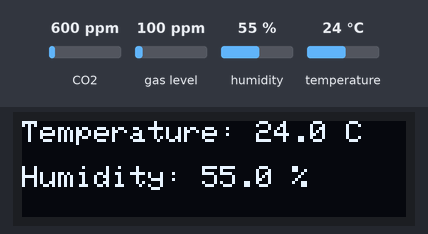
Recording of a program running on a simulated ESP32. Shown: 128×32 one-colour display. Inputs (shaded band) come from the test bench; at power-on: CO2 600 ppm, gas level 100 ppm, humidity 55 %, temperature 24 °C. WiFi joins after 1.5 s; servers stay silent unless stated; the display library's start-up logo is not drawn; the local clock reads 2024-03-15 10:24:30 at power-on unless the program sets it; what the program prints to the serial monitor is not drawn.

Above: at 2.6 s.

The program:

main.cpp
```cpp
/* Arduino Libraries */
#include "ArduinoJson.h"
#include "base64.h"
#include <WiFiClient.h>
#include "SPIFFS.h"
#include "ESPAsyncWebServer.h"
#include "WiFi.h"
#include <ESPmDNS.h>
#include "string.h"
#include <HTTPClient.h>

// sensor libs
#include "Adafruit_Sensor.h"
#include "DHT.h"
#include <DHT_U.h>
#include "Adafruit_SGP30.h"

#include <SPI.h>
#include <Wire.h>
#include <Adafruit_GFX.h>
#include <Adafruit_SSD1306.h>

/* My includes */
#include "html.h"
#include "secrets.h"

// Instantiate class variables
AsyncWebServer server(80);
WiFiClientSecure client;

// wifi check and send data interval
unsigned long intervalMillis = 10*60000;
unsigned long previousMillis = 0;

String api_url = "https://8cdgfq0r3c.execute-api.us-east-1.amazonaws.com/TestV01/sensor-data";

// DHT config
const int DHTPIN = 26;
#define DHTTYPE    DHT11
DHT_Unified dht(DHTPIN, DHTTYPE);

// structs for sensor data
struct dhtData{
    float temperature;
    float humidity;
    bool readSucess = false;
    dhtData(float temperature,float humidity,bool readSucess):temperature(temperature), humidity(humidity), readSucess(readSucess){}
};

// sgp30 config
Adafruit_SGP30 sgp;

struct sgp30Data{
    uint16_t tvoc; // ppb
    uint16_t eco2; // ppm
    bool readSuccess = false;
    sgp30Data(uint16_t tvoc, uint16_t eco2, bool readSuccess):tvoc(tvoc), eco2(eco2), readSuccess(readSuccess){}
};

// 0.96 i2c display config
#define WIRE Wire
Adafruit_SSD1306 display = Adafruit_SSD1306(128, 32, &WIRE);


// time config, using HKT (GMT+8)
const char* ntpServer = "pool.ntp.org";
const long  gmtOffset_sec = 28800;
const int   daylightOffset_sec = 0;
// interval to update time
unsigned long timePreviousMillis = 0;
unsigned long timeIntervalMillis = 60000;

dhtData readDHT(){
    bool readSucess = false;
    float temperature = 0;
    float humidity = 0;
    sensors_event_t event;
    dht.temperature().getEvent(&event);
    if (isnan(event.temperature)) {
        Serial.println(F("Error reading temperature!"));
    }
    else {
        Serial.print(F("Temperature: "));
        Serial.print(event.temperature);
        Serial.println(F("°C"));
        temperature = event.temperature;
    }
    // Get humidity event and print its value.
    dht.humidity().getEvent(&event);
    if (isnan(event.relative_humidity)) {
        Serial.println(F("Error reading humidity!"));
    }
    else {
        Serial.print(F("Humidity: "));
        Serial.print(event.relative_humidity);
        Serial.println(F("%"));
        humidity = event.relative_humidity;
    }

    return {temperature, humidity, false};
}

sgp30Data readSGP30(){
    bool readSucess = false;
    uint16_t tvoc = 0;
    uint16_t eco2 = 0;
    if (! sgp.IAQmeasure()) {
        Serial.println("SGP30 Measurement failed");
    }
    else{
        tvoc = sgp.TVOC;
        eco2 = sgp.eCO2;
        Serial.print("TVOC "); Serial.print(tvoc); Serial.print(" ppb\t");
        Serial.print("eCO2 "); Serial.print(eco2); Serial.println(" ppm");
    }
    return {tvoc, eco2, readSucess};
}

void printToDisplay(){
    // read sensors
    dhtData dhtdata = readDHT();
    sgp30Data sgp30Data = readSGP30();
    // retrieve time
    // char timeNow[50];
    // struct tm timeinfo;
    // if(!getLocalTime(&timeinfo)){
    //     sprintf(timeNow, "Failed to obtain time");
    // }
    // else{
    //     strftime(timeNow,50, "%H:%M", &timeinfo);
    // }

    char tempBuf[50];
    // display info
    display.clearDisplay();
    display.setTextColor(1);
    // display time
    // display.setCursor(0,0);
    // display.print(timeNow);

    // display temperature
    display.setCursor(0,0);
    sprintf(tempBuf, "Temperature: %.1f C", dhtdata.temperature);
    display.print(tempBuf);

    // display humidity
    display.setCursor(0, 15);
    sprintf(tempBuf, "Humidity: %.1f %%", dhtdata.humidity);
    display.print(tempBuf);

    // display tvoc


    // display eco2

    display.display();
}

// send data to AWS API through HTTP
void sendDataAWS(){
    // check wifi
    if(WiFi.status() != WL_CONNECTED){
            Serial.println("Cannot send: Not connected to Wifi!");
            return;
    }
    else{

        dhtData dhtdata = readDHT();
        sgp30Data sgp30data = readSGP30();

        // create json with data
        StaticJsonDocument<200> doc;
        doc["Temperature"] = dhtdata.temperature;
        doc["Humidity"] = dhtdata.humidity;
        doc["TVOC"] = sgp30data.tvoc;
        doc["eCO2"] = sgp30data.eco2;
        doc["Location"] = "James' Room";
        // convert arduino json to string
        String jsonData;
        serializeJson(doc, jsonData);

        Serial.println(jsonData);

        // create http instance, connect to aws
        HTTPClient http;
        Serial.println("Sending to AWS...");
        http.begin(client, api_url);

        // send put request
        http.addHeader("Content-Type", "application/json");
        // get http response
        int httpResponseCode = http.PUT(jsonData);
        if(httpResponseCode>0){

            String response = http.getString();  //Get the response to the request

            Serial.print("Response code: "); Serial.println(httpResponseCode);   //Print return code
            Serial.println(response);
            Serial.println("Send complete!");       //Print request answer
        }
        else{
            Serial.print("Error on sending POST: ");
            Serial.print("Response code: "); Serial.println(httpResponseCode);
        }
    }
}

void connectWifi(){
    // set to station mode
    WiFi.mode(WIFI_STA);
    // disconnect any previous connection
    WiFi.disconnect();

    // begin wifi, connect to wifi with ssid and password defined
    WiFi.begin(WIFI_SSID, WIFI_PASSWD);
    Serial.print("Connecting to WiFi with SSID of: "); Serial.println(WIFI_SSID);
    Serial.print("Connecting ..");
    while (WiFi.status() != WL_CONNECTED) {
        Serial.print('.');
        delay(500);
    }
    Serial.println("Success!");
    Serial.print("IP Address: "); Serial.println(WiFi.localIP());
}

// local http web server
void beginServer(){

}


void setup(){
    Serial.begin(115200);
    Serial.println("Configuring...");
    connectWifi();
    client.setInsecure(); // Todo: change to use certificate/key
    // configure NTP time server
    configTime(gmtOffset_sec, daylightOffset_sec, ntpServer);

    // init sensors
    dht.begin();
    sgp.begin();

    // init display
    display.begin(SSD1306_SWITCHCAPVCC, 0x3C);
    display.display();
    delay(1000);
    display.clearDisplay(); // clear buffer
    display.display();

    printToDisplay();
}

void loop(){

    // periodically check wifi
    unsigned long currentMillis = millis();
    if(currentMillis-previousMillis>= intervalMillis){
        // check wifi
        if(WiFi.status() != WL_CONNECTED){
            Serial.print(millis());
            Serial.println("Reconnecting to WiFi...");
            WiFi.disconnect();
            WiFi.reconnect();
        }
        // send data if connected
        else{
            sendDataAWS();
        }
        previousMillis = currentMillis;
    }

    if(currentMillis-timePreviousMillis>=timeIntervalMillis){
        printToDisplay();
        timePreviousMillis = currentMillis;
    }
    // readDHT();
    // readSGP30();

    // delay(10000);
    delay(1);
}
```

html.h
```cpp
#ifndef MY_HTML_H
#define MY_HTML_H

const char index_html[] = R"rawliteral(
    asd


)rawliteral";


#endif
```

secrets_template.h
```cpp
#ifndef SECRETS_H
#define SECRETS_H

/* Wifi Password */
const char* WIFI_SSID = "SSID";
const char* WIFI_PASSWD = "PASSWORD";

const char AWS_API_CERT[] = \
"-----BEGIN CERTIFICATE-----\n" \
"XXXXXXXXXXXXXXXXXXXXXXXXXXXXXXXXXXXXXXXXXXXXXXXXXXXXXXXXXXXXXXXX\n" \
"XXXXXXXXXXXXXXXXXXXXXXXXXXXXXXXXXXXXXXXXXXXXXXXXXXXXXXXXXXXXXXXX\n" \
"-----END CERTIFICATE-----\n";


#endif
```
